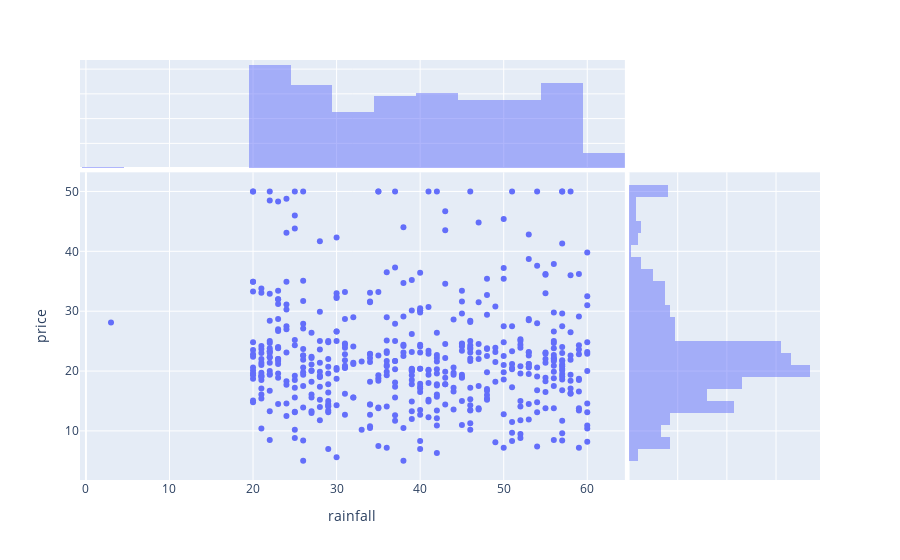

Notebook code for this chart:
### Code cell
fig = px.scatter(df, x='rainfall', y='price', marginal_y='histogram', marginal_x='histogram')
fig.show()

### Figure 1 — Plotly figure (JSON) as saved in the notebook; plotly's stock layout.template omitted (floating-point values rounded to 4 significant figures; data arrays with more than 128 entries replaced by an {"elided": "..."} marker saying what was removed)
{"data": [{"hovertemplate": "rainfall=%{x}<br>price=%{y}<extra></extra>", "legendgroup": "", "marker": {"color": "#636efa", "symbol": "circle"}, "mode": "markers", "name": "", "orientation": "v", "showlegend": false, "type": "scatter", "x": {"elided": "506 int values"}, "xaxis": "x", "y": {"elided": "506 float values"}, "yaxis": "y"}, {"alignmentgroup": "True", "bingroup": "x", "hovertemplate": "rainfall=%{x}<br>count=%{y}<extra></extra>", "legendgroup": "", "marker": {"color": "#636efa"}, "name": "", "offsetgroup": "", "opacity": 0.5, "showlegend": false, "type": "histogram", "x": {"elided": "506 int values"}, "xaxis": "x3", "yaxis": "y3"}, {"alignmentgroup": "True", "bingroup": "y", "hovertemplate": "price=%{y}<br>count=%{x}<extra></extra>", "legendgroup": "", "marker": {"color": "#636efa"}, "name": "", "offsetgroup": "", "opacity": 0.5, "showlegend": false, "type": "histogram", "xaxis": "x2", "y": {"elided": "506 float values"}, "yaxis": "y2"}], "layout": {"barmode": "overlay", "legend": {"tracegroupgap": 0}, "margin": {"t": 60}, "xaxis": {"anchor": "y", "domain": [0, 0.7363], "title": {"text": "rainfall"}}, "xaxis2": {"anchor": "y2", "domain": [0.7413, 1], "matches": "x2", "showgrid": true, "showline": false, "showticklabels": false, "ticks": ""}, "xaxis3": {"anchor": "y3", "domain": [0, 0.7363], "matches": "x", "showgrid": true, "showticklabels": false}, "xaxis4": {"anchor": "y4", "domain": [0.7413, 1], "matches": "x2", "showgrid": true, "showline": false, "showticklabels": false, "ticks": ""}, "yaxis": {"anchor": "x", "domain": [0, 0.7326], "title": {"text": "price"}}, "yaxis2": {"anchor": "x2", "domain": [0, 0.7326], "matches": "y", "showgrid": true, "showticklabels": false}, "yaxis3": {"anchor": "x3", "domain": [0.7426, 1], "matches": "y3", "showgrid": true, "showline": false, "showticklabels": false, "ticks": ""}, "yaxis4": {"anchor": "x4", "domain": [0.7426, 1], "matches": "y3", "showgrid": true, "showline": false, "showticklabels": false, "ticks": ""}}}
